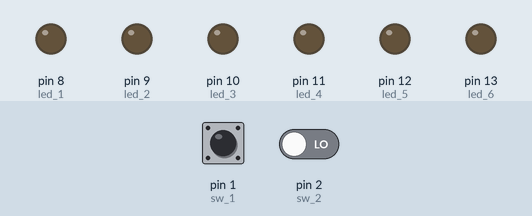
This sketch was run on a simulated Arduino Uno, built with avr-gcc and run on an emulated ATmega328P. Shown: output pins drawn as LEDs (lit = HIGH). Dashed ring = blinking. The inputs (shaded band) are chosen by the test bench; at power-on: pin 1 (sw_1) LOW, pin 2 (sw_2) LOW.

Above: at 1.2 s.
1.3 s: pin 1 (sw_1) pulled HIGH for 0.15 s
At 1.4 s:
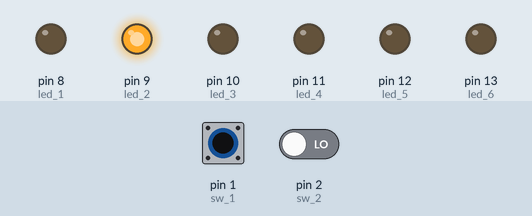
4.3 s: pin 1 (sw_1) pulled HIGH for 3.2 s
At 4.8 s:
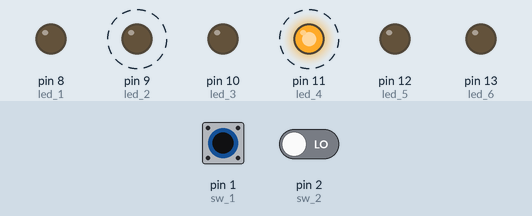
9.0 s: pin 1 (sw_1) driven HIGH and pin 2 (sw_2) driven HIGH
At 9.1 s:
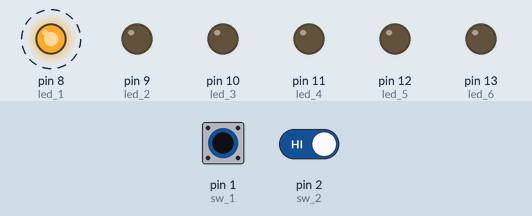
12.0 s: pin 1 (sw_1) driven LOW
At 12.3 s:
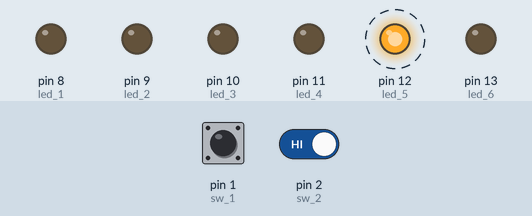
13.5 s: pin 1 (sw_1) driven HIGH
At 14.0 s:
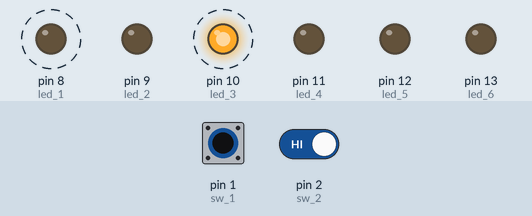
Timing chart, 0 to 17.5 s (numbered marks = the images above; inputs shaded):
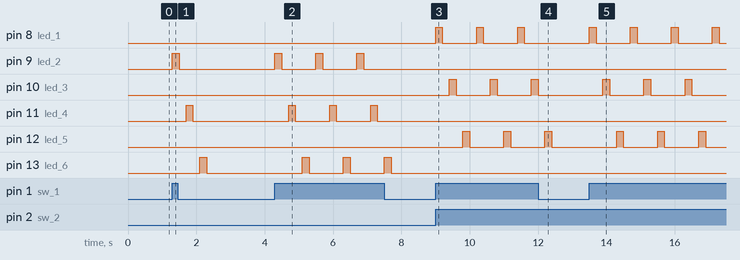

The sketch:

taller_N2.ino
```cpp
// 2 juegos de luces
    //1 juego con for annidado(pares) // sw_=1 && sw_2==0
    //1 juego random (impares)        // sw_1=1 66 sw_2=1
//Inicializar variables de pines
int led_1=8;
int led_2=9;
int led_3=10;
int led_4=11;
int led_5=12;
int led_6=13;
int pulsador=0;
int sw_1=1;
int sw_2=2;
int vector_leds [6]={led_1,led_2,led_3,led_4,led_5,led_6};
////////////////////
//variables de contadores
int i=0;
int j=0;
//////////////////
void setup() {
  pinMode(led_1,OUTPUT); // pin 8 como salida
  pinMode(led_2,OUTPUT); // pin 9 como salida
  pinMode(led_3,OUTPUT); // pin 10 como salida
  pinMode(led_4,OUTPUT); // pin 11 como salida
  pinMode(led_5,OUTPUT); // pin 12 como salida
  pinMode(led_6,OUTPUT); // pin 13 como salida
  pinMode(sw_1,INPUT);   // pin 7 como entrada
  pinMode(sw_2,INPUT);   // pin 6 como entrada
  pinMode(pulsador,INPUT); // pin 5 como entrada
}
void juego(){
   for(;j<5;j++){ //for1
      for(;i<6;i++){//for2
          digitalWrite(vector_leds[i],HIGH);// ponemos 5v en cada posicion del vector
          delay(200);  //retardo
          digitalWrite(vector_leds[i],LOW); // ponemos 0v en cada posicion del vector
          delay(200);//retardo
       }//for2
       i=0; // reinicio de variable
   }//for1
}
void loop() {

   if(digitalRead(sw_1)==HIGH&&digitalRead(sw_2)==LOW){
       for(i=1;i<6;i=i+2){//for2
         digitalWrite(vector_leds[i],HIGH);// ponemos 5v en cada posicion del vector
         delay(200);  //retardo
         digitalWrite(vector_leds[i],LOW); // ponemos 0v en cada posicion del vector
         delay(200);//retardo
            }//for2
       i=0; // reinicio de variable
   }//for1
    if(digitalRead(sw_1)==HIGH&&digitalRead(sw_2)==HIGH){
       for(;i<6;i=i+2){//for2
         digitalWrite(vector_leds[i],HIGH);// ponemos 5v en cada posicion del vector
         delay(200);  //retardo
         digitalWrite(vector_leds[i],LOW); // ponemos 0v en cada posicion del vector
         delay(200);//retardo
            }//for2
       i=0; // reinicio de variable
   }//for1

}
```

Measured:
- after the input at 1.3 s, pin 9 (led_2): LOW → HIGH at once, → LOW 0.20 s later; pin 11 (led_4): LOW → HIGH after 0.40 s, → LOW 0.20 s later; pin 13 (led_6): LOW → HIGH after 0.80 s, → LOW 0.20 s later
- after the input at 4.3 s, pin 9 (led_2): alternates HIGH for 0.20 s and LOW for 1.0 s, 6 changes in all, then stays LOW, starting at once; pin 11 (led_4): alternates HIGH for 0.20 s and LOW for 1.0 s, starting after 0.40 s; pin 13 (led_6): alternates HIGH for 0.20 s and LOW for 1.0 s, starting after 0.80 s
- after the input at 9.0 s, pin 8 (led_1): alternates HIGH for 0.20 s and LOW for 1.0 s, starting at once; pin 10 (led_3): alternates HIGH for 0.20 s and LOW for 1.0 s, starting after 0.40 s; pin 12 (led_5): alternates HIGH for 0.20 s and LOW for 1.0 s, starting after 0.80 s
- after the input at 12.0 s, pin 8 (led_1): stays LOW (without the input it goes to HIGH after 0.60 s); pin 10 (led_3): goes on until 12.0 s, then stays LOW
- after the input at 13.5 s, pin 8 (led_1): alternates HIGH for 0.20 s and LOW for 1.0 s, starting at once; pin 10 (led_3): alternates HIGH for 0.20 s and LOW for 1.0 s, starting after 0.40 s; pin 12 (led_5): alternates HIGH for 0.20 s and LOW for 1.0 s, starting after 0.80 s
